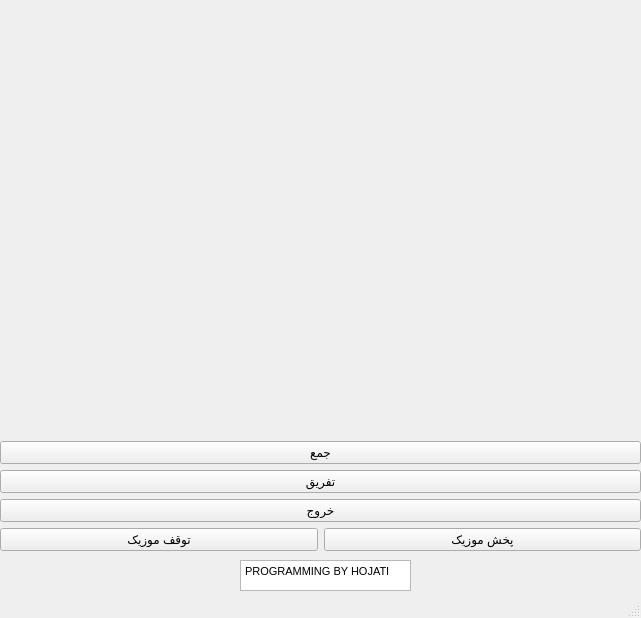
<?xml version="1.0" encoding="UTF-8"?>
<ui version="4.0">
 <class>MainWindow</class>
 <widget class="QMainWindow" name="MainWindow">
  <property name="geometry">
   <rect>
    <x>0</x>
    <y>0</y>
    <width>641</width>
    <height>618</height>
   </rect>
  </property>
  <property name="windowTitle">
   <string>MainWindow</string>
  </property>
  <widget class="QWidget" name="centralwidget">
   <widget class="QTextBrowser" name="textBrowser">
    <property name="geometry">
     <rect>
      <x>240</x>
      <y>560</y>
      <width>171</width>
      <height>31</height>
     </rect>
    </property>
    <property name="html">
     <string>&lt;!DOCTYPE HTML PUBLIC &quot;-//W3C//DTD HTML 4.0//EN&quot; &quot;http://www.w3.org/TR/REC-html40/strict.dtd&quot;&gt;
&lt;html&gt;&lt;head&gt;&lt;meta name=&quot;qrichtext&quot; content=&quot;1&quot; /&gt;&lt;style type=&quot;text/css&quot;&gt;
p, li { white-space: pre-wrap; }
&lt;/style&gt;&lt;/head&gt;&lt;body style=&quot; font-family:'MS Shell Dlg 2'; font-size:8.25pt; font-weight:400; font-style:normal;&quot;&gt;
&lt;p style=&quot; margin-top:0px; margin-bottom:0px; margin-left:0px; margin-right:0px; -qt-block-indent:0; text-indent:0px;&quot;&gt;PROGRAMMING BY HOJATI&lt;/p&gt;&lt;/body&gt;&lt;/html&gt;</string>
    </property>
   </widget>
   <widget class="QWidget" name="">
    <property name="geometry">
     <rect>
      <x>0</x>
      <y>-10</y>
      <width>641</width>
      <height>561</height>
     </rect>
    </property>
    <layout class="QGridLayout" name="gridLayout_3">
     <item row="0" column="0" colspan="2">
      <layout class="QGridLayout" name="gridLayout_2">
       <item row="0" column="0">
        <layout class="QGridLayout" name="gridLayout">
         <item row="1" column="0">
          <widget class="QLabel" name="label">
           <property name="text">
            <string/>
           </property>
          </widget>
         </item>
         <item row="2" column="0">
          <widget class="QPushButton" name="addition">
           <property name="text">
            <string>جمع</string>
           </property>
          </widget>
         </item>
         <item row="3" column="0">
          <widget class="QPushButton" name="subtraction">
           <property name="text">
            <string>تفریق</string>
           </property>
          </widget>
         </item>
        </layout>
       </item>
      </layout>
     </item>
     <item row="1" column="0" colspan="2">
      <widget class="QPushButton" name="exitButton">
       <property name="text">
        <string>خروج</string>
       </property>
      </widget>
     </item>
     <item row="2" column="0">
      <widget class="QPushButton" name="pushButtonmusic2">
       <property name="text">
        <string>توقف موزیک</string>
       </property>
      </widget>
     </item>
     <item row="2" column="1">
      <widget class="QPushButton" name="pushButtonmusic">
       <property name="text">
        <string>پخش موزیک</string>
       </property>
      </widget>
     </item>
    </layout>
   </widget>
  </widget>
  <widget class="QMenuBar" name="menubar">
   <property name="geometry">
    <rect>
     <x>0</x>
     <y>0</y>
     <width>641</width>
     <height>20</height>
    </rect>
   </property>
  </widget>
  <widget class="QStatusBar" name="statusbar"/>
 </widget>
 <resources/>
 <connections/>
</ui>
